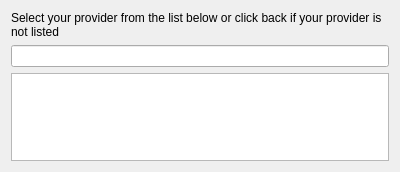
<?xml version="1.0" encoding="UTF-8"?>
<ui version="4.0">
 <class>ProviderPage</class>
 <widget class="QWidget" name="ProviderPage">
  <property name="geometry">
   <rect>
    <x>0</x>
    <y>0</y>
    <width>400</width>
    <height>172</height>
   </rect>
  </property>
  <layout class="QVBoxLayout" name="verticalLayout">
   <item>
    <widget class="QLabel" name="label">
     <property name="text">
      <string>Select your provider from the list below or click back if your provider is not listed</string>
     </property>
     <property name="wordWrap">
      <bool>true</bool>
     </property>
    </widget>
   </item>
   <item>
    <widget class="QLineEdit" name="searchLine">
     <property name="clearButtonEnabled">
      <bool>true</bool>
     </property>
    </widget>
   </item>
   <item>
    <widget class="QTreeView" name="listView">
     <property name="rootIsDecorated">
      <bool>false</bool>
     </property>
     <property name="uniformRowHeights">
      <bool>true</bool>
     </property>
     <property name="sortingEnabled">
      <bool>true</bool>
     </property>
     <property name="allColumnsShowFocus">
      <bool>true</bool>
     </property>
     <property name="headerHidden">
      <bool>true</bool>
     </property>
     <attribute name="headerShowSortIndicator" stdset="0">
      <bool>true</bool>
     </attribute>
    </widget>
   </item>
  </layout>
 </widget>
 <resources/>
 <connections/>
</ui>
